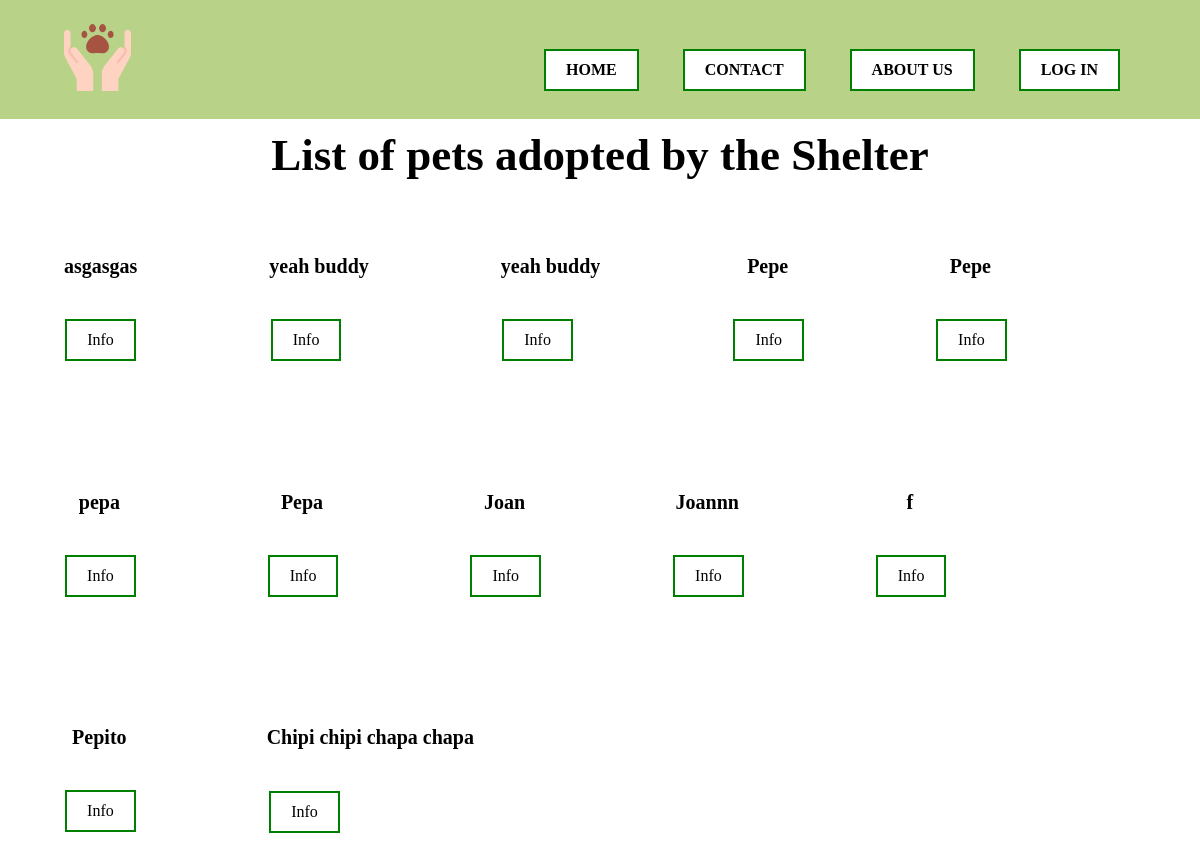
Screenshot of /list_pets/ with the database file from the repository.
### shelter/models.py (models this page shows, shortened)
class Pet(models.Model):
    ILLNESS_CHOICES = [
        ('healthy', 'Healthy'),
        ('sick', 'Sick'),
        ('in_recovery', 'In recovery')
    ]
    ANIMAL_TYPE = [
        ('dog', 'Dog'),
        ('cat', 'Cat'),
        ('bird', 'Bird'),
        ('fish', 'Fish'),
        ('reptile', 'Reptile'),
        ('rodent', 'Rodent'),
        ('other', 'Other')
    ]
    name = models.CharField(max_length=100)
    animal_type = models.CharField(max_length=100, choices=ANIMAL_TYPE, default='Dog')
    age = models.IntegerField()
    weight = models.IntegerField()
    illness = models.CharField(max_length=100, choices=ILLNESS_CHOICES, default='Healthy')
    breed = models.CharField(max_length=100, default='Unknown')
    is_adopted = models.BooleanField(default=False)

### shelter/views.py (the view)
# urls.py: path('list_pets/', list_pets, name='list_pets'),
def list_pets(request):
    pets = Pet.objects.all()
    return render(request, 'list_pets.html', {'pets': pets})

### templates/list_pets.html
{% extends 'base.html' %}
{% block content %}
    <h1>List of pets adopted by the Shelter</h1>
{% for pet in pets %}
    <div class="adopted">
        <h3 class="pet-name">{{ pet.name }}</h3>
        <p class="list-pets">
            <a href={% url 'pet_detail' pet.id %}>Info</a>
        </p>
    </div>
{% endfor %}
{% endblock %}

### static/menu.css (style rules this page uses)
* { margin: 0; padding: 0; font-family: Calibri, serif; }
h1 { font-size: 45px; color: black; margin: 10px; text-align: center; }
div { display: inline-flex; flex-direction: column; justify-content: space-between; margin: 20px 20px 0; }
a:link, a:visited { background-color: white; color: black; border: 2px solid green; padding: 10px 20px; text-align: center; text-decoration: none; display: inline-block; }
.adopted { display: inline-flex; flex-direction: column; justify-content: space-between; margin: 20px 20px; padding: 2%; }
.pet-name { font-size: 20px; font-weight: bold; padding: 20px; text-align: center; }
.list-pets { display: inline-flex; flex-direction: row; justify-content: space-between; margin: 20px 20px; padding: 1%; }

### rows the page displays
Pet: name "asgasgas"
Pet: name "yeah buddy"
Pet: name "yeah buddy"
Pet: name "Pepe"
Pet: name "Pepe"
Pet: name "pepa"
Pet: name "Pepa"
Pet: name "Joan"
Pet: name "Joannn"
Pet: name "f"
Pet: name "Pepito"
Pet: name "Chipi chipi chapa chapa"
